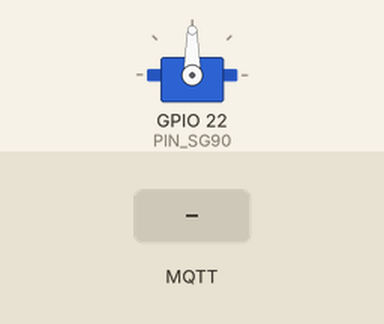
Bench run of a sketch on a simulated ESP32. On the bench: servo. Inputs (shaded band) come from the test bench. WiFi joins after 1.5 s; servers stay silent unless stated; no MQTT or app messages arrive unless stated; what the sketch prints to the serial monitor is not drawn.

Above: at 2.7 s.
2.8 s: MQTT message "1" arrives on the first subscribed topic
At 3.3 s:
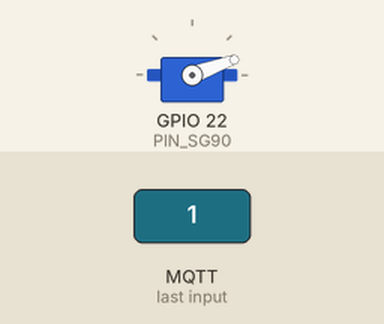
5.0 s: MQTT message "2" arrives on the first subscribed topic
At 5.3 s:
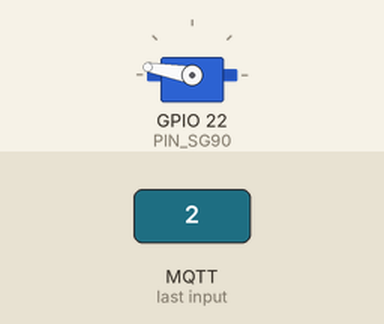
Timing chart, 0 to 8.0 s (numbered marks = the images above; inputs shaded):
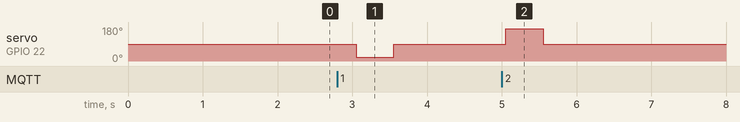

The sketch:

0005_Thomas_Jan_Servo.ino
```cpp
#include <ESP32Servo.h>
#include <Arduino.h>
#include <WiFi.h>
#include <PubSubClient.h>
#define PIN_SG90 22

const char* device_id = "Servomotor_fur_lift";
const char* ssid = "GuestWLANPortal";
const char* mqtt_server = "10.10.2.127";

const char* topic2 = "zuerich/fahrstuhl/Servo/out";

int click = 0;

Servo sg90;
WiFiClient espClient;
PubSubClient client(espClient);

void setup() {
  Serial.begin(115200);
  setup_wifi();
  client.setServer(mqtt_server, 1883);
  client.setCallback(callback);

  sg90.setPeriodHertz(50);
  sg90.attach(PIN_SG90, 500, 2400);
}

void setup_wifi() {
  Serial.print("Connecting to ");
  Serial.println(ssid);
  WiFi.begin(ssid);
  while (WiFi.status() != WL_CONNECTED) {
    delay(500);
    Serial.print(".");
  }
  Serial.println("WiFi connected");
}

void callback(char* topic, byte* payload, unsigned int length) {
  char message[length + 1];
  for (int i = 0; i < length; i++) {
    message[i] = (char)payload[i];
  }
  message[length] = '\0';

  Serial.print("Received Message: ");
  Serial.println(message);

  if (strcmp(message, "1") == 0) {
    click = 1;
  }else if (strcmp(message, "2") == 0) {
    click = 2;
  }
}

void reconnect() {
  while (!client.connected()) {
    Serial.print("Attempting MQTT connection...");
    if (client.connect("ESP32Client")) {
      Serial.println("connected");
      client.subscribe(topic2);
    } else {
      Serial.print("failed, rc=");
      Serial.print(client.state());
      Serial.println(" try again in 5 seconds");
      delay(5000);
    }
  }
}

void loop() {
  if (!client.connected()) {
    reconnect();
  }
  client.loop();

  sg90.attach(PIN_SG90, 500, 2400);
  if (click == 1) {
    sg90.write(20);
    delay(500);

    sg90.write(90);
    delay(500);
  }
  if (click == 2) {
    sg90.write(170);
    delay(500);

    sg90.write(90);
    delay(500);
  }
  sg90.detach();
  delay(500);

  click = 0;
}
```

Measured:
- after the input at 2.8 s, servo on GPIO 22 (PIN_SG90): 90° → 20° after 0.25 s, → 90° 0.50 s later
- after the input at 5.0 s, servo on GPIO 22 (PIN_SG90): 90° → 170° after 0.05 s, → 90° 0.50 s later
